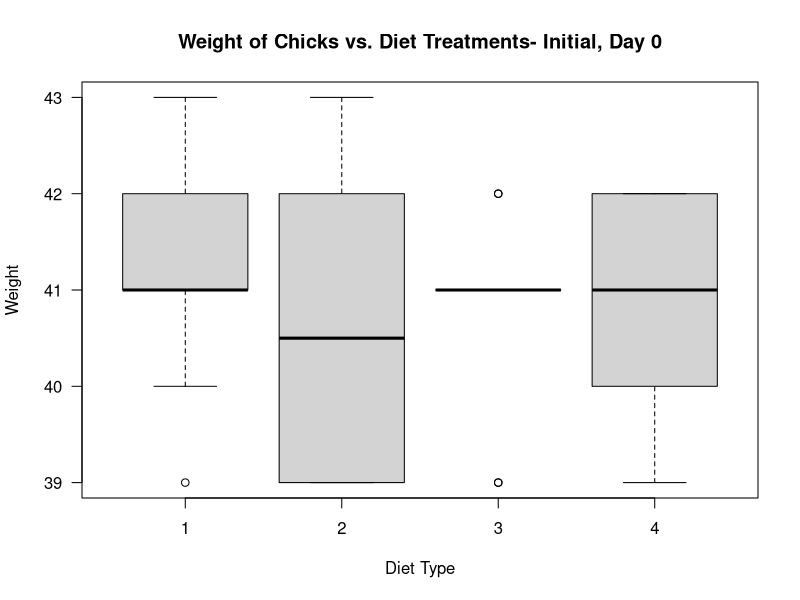
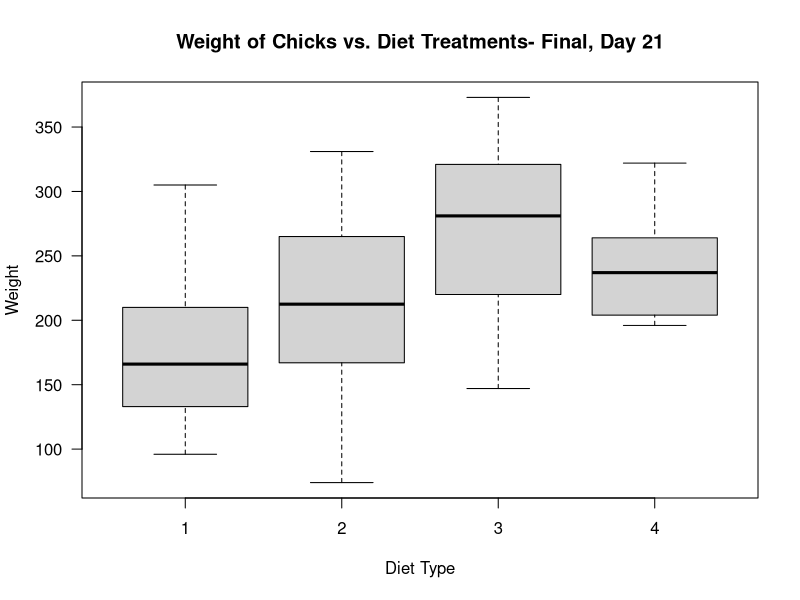

These charts were generated, in order, by the following R code:
##Pinter-Wollman Day 2 Plotting and Statistics Exercise ChickWeight
ChickWeight
ChickWeight=ChickWeight
class(ChickWeight$weight)
class(ChickWeight$Time)
class(ChickWeight$Chick)
class(ChickWeight$Diet)
data <- ChickWeight
data <- within (data, {
  Chick <- factor(Chick)
  Diet <- factor(Diet)
  Time <- factor(Time)
})

#Example 1
data.t0 <- data[data$Time==0,]
#Naming this dataset, all rows where time=0 to be data.t0
windows()
boxplot(weight~Diet, data=data.t0, xlab= "Diet Type", ylab= "Weight", main= "Weight of Chicks vs. Diet Treatments- Initial, Day 0", las=1)
anova.t0 <-aov(weight~Diet, data=data.t0)
summary(anova.t0)
#weight by diet on day 0 is not significant, p=0.346
TukeyHSD(anova.t0)


#Example 2
data.t21 <- data[data$Time==21,]
windows()
boxplot(weight~Diet, data= data.t21, xlab= "Diet Type", ylab= "Weight", main= "Weight of Chicks vs. Diet Treatments- Final, Day 21", las=1)
anova.t21 <- aov(weight~Diet, data=data.t21)
summary(anova.t21)
#weight by diet on day 21 is significant, p=0.00686 - 0.686% chance that these events occured by chance
TukeyHSD(anova.t21)


#Example 3
summary(aov(weight~Diet*Time+Error(Chick),data=data))
#There is an effect of Diet on Chick Weight over time (Growth), p=0.000799
# ~ identifies "diet" as the independent variable 